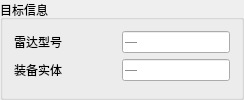
            <widget class="QGroupBox" name="groupTarget">
             <property name="font">
              <font>
               <pointsize>9</pointsize>
              </font>
             </property>
             <property name="title">
              <string>目标信息</string>
             </property>
             <layout class="QFormLayout" name="formLayout_target">
              <property name="fieldGrowthPolicy">
               <enum>QFormLayout::ExpandingFieldsGrow</enum>
              </property>
              <property name="labelAlignment">
               <set>Qt::AlignRight|Qt::AlignTrailing|Qt::AlignVCenter</set>
              </property>
              <property name="formAlignment">
               <set>Qt::AlignLeading|Qt::AlignLeft|Qt::AlignTop</set>
              </property>
              <property name="horizontalSpacing">
               <number>8</number>
              </property>
              <property name="verticalSpacing">
               <number>6</number>
              </property>
              <item row="0" column="0">
               <widget class="QLabel" name="label_radarModel">
                <property name="minimumSize">
                 <size>
                  <width>100</width>
                  <height>0</height>
                 </size>
                </property>
                <property name="font">
                 <font>
                  <pointsize>9</pointsize>
                 </font>
                </property>
                <property name="text">
                 <string>雷达型号</string>
                </property>
                <property name="alignment">
                 <set>Qt::AlignLeading|Qt::AlignLeft|Qt::AlignVCenter</set>
                </property>
               </widget>
              </item>
              <item row="0" column="1">
               <widget class="QLineEdit" name="editRadarModel">
                <property name="sizePolicy">
                 <sizepolicy hsizetype="Expanding" vsizetype="Fixed">
                  <horstretch>1</horstretch>
                  <verstretch>0</verstretch>
                 </sizepolicy>
                </property>
                <property name="font">
                 <font>
                  <pointsize>9</pointsize>
                 </font>
                </property>
                <property name="readOnly">
                 <bool>true</bool>
                </property>
                <property name="placeholderText">
                 <string>—</string>
                </property>
               </widget>
              </item>
              <item row="1" column="0">
               <widget class="QLabel" name="label_equipmentEntity">
                <property name="minimumSize">
                 <size>
                  <width>100</width>
                  <height>0</height>
                 </size>
                </property>
                <property name="font">
                 <font>
                  <pointsize>9</pointsize>
                 </font>
                </property>
                <property name="text">
                 <string>装备实体</string>
                </property>
                <property name="alignment">
                 <set>Qt::AlignLeading|Qt::AlignLeft|Qt::AlignVCenter</set>
                </property>
               </widget>
              </item>
              <item row="1" column="1">
               <widget class="QLineEdit" name="editEquipmentEntity">
                <property name="sizePolicy">
                 <sizepolicy hsizetype="Expanding" vsizetype="Fixed">
                  <horstretch>1</horstretch>
                  <verstretch>0</verstretch>
                 </sizepolicy>
                </property>
                <property name="font">
                 <font>
                  <pointsize>9</pointsize>
                 </font>
                </property>
                <property name="readOnly">
                 <bool>true</bool>
                </property>
                <property name="placeholderText">
                 <string>—</string>
                </property>
               </widget>
              </item>
             </layout>
            </widget>
